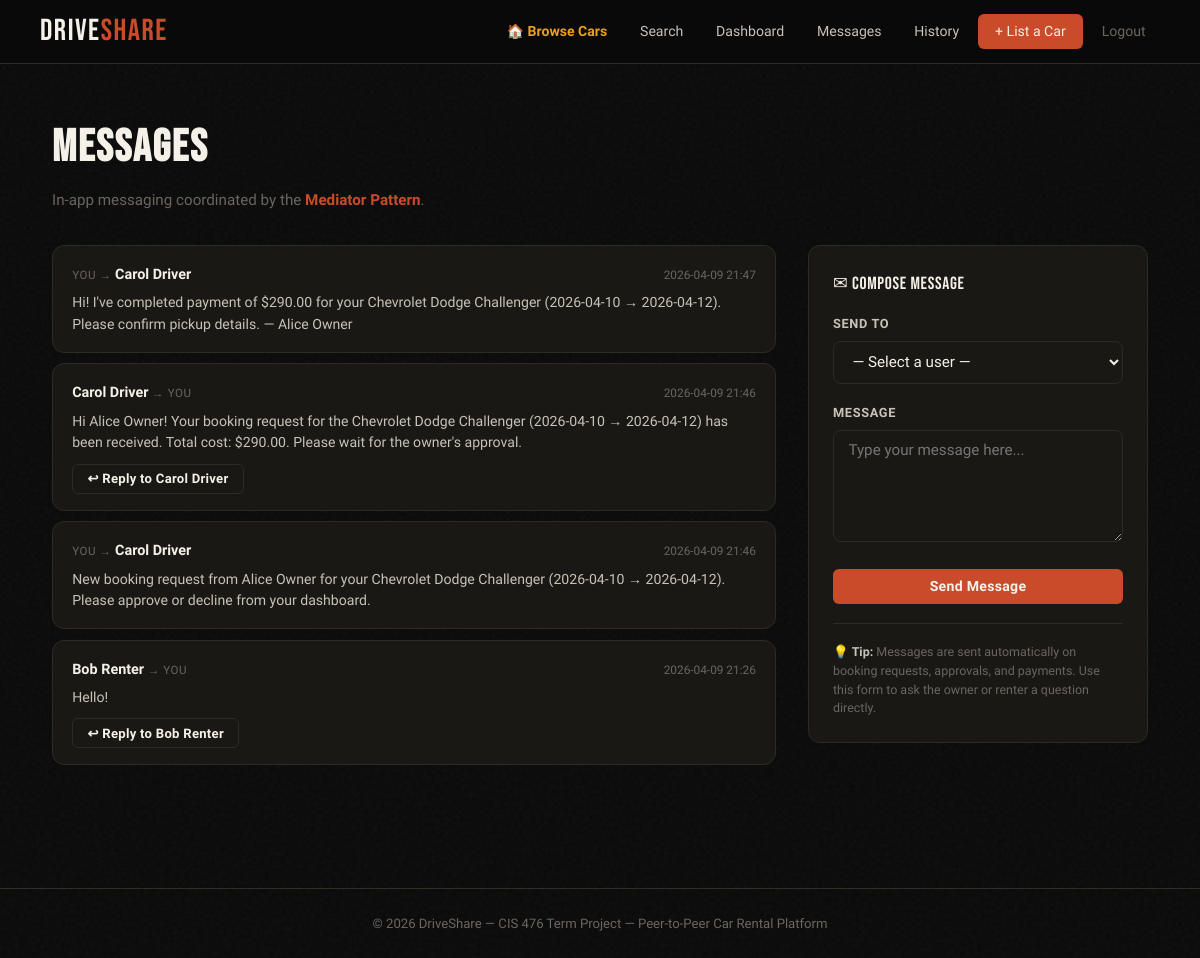
/messages (signed in), run on an earlier commit of the app's database.
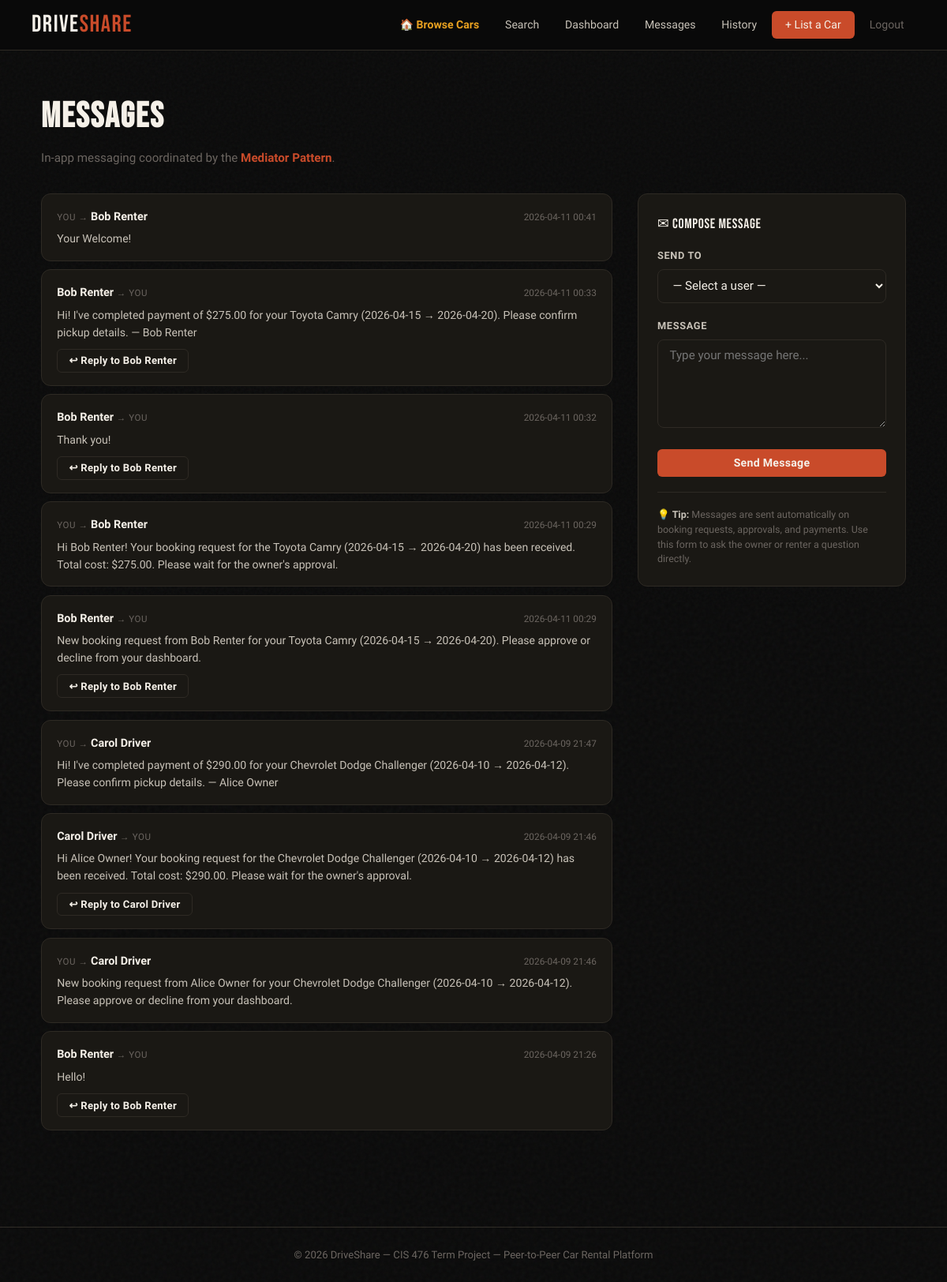
And on a later commit of the database.
### tables this page shows
CREATE TABLE messages (
            id          INTEGER PRIMARY KEY AUTOINCREMENT,
            sender_id   INTEGER NOT NULL REFERENCES users(id),
            receiver_id INTEGER NOT NULL REFERENCES users(id),
            content     TEXT    NOT NULL,
            is_read     INTEGER DEFAULT 0,
            created_at  DATETIME DEFAULT CURRENT_TIMESTAMP
        );

CREATE TABLE users (
            id               INTEGER PRIMARY KEY AUTOINCREMENT,
            name             TEXT    NOT NULL,
            email            TEXT    UNIQUE NOT NULL,
            password         TEXT    NOT NULL,          -- SHA-256 hash
            security_q1      TEXT    NOT NULL,          -- question text
            security_answer1 TEXT    NOT NULL,          -- SHA-256 hash
            security_q2      TEXT    NOT NULL,
            security_answer2 TEXT    NOT NULL,
            security_q3      TEXT    NOT NULL,
            security_answer3 TEXT    NOT NULL,
            balance          REAL    DEFAULT 500.00,    -- demo wallet balance
            created_at       DATETIME DEFAULT CURRENT_TIMESTAMP
        );

### app.py (the view)
@app.route('/messages')
@login_required
def messages():
    user = UserSession.get_instance().get_current_user()
    db   = get_db()
    msgs = db.execute(
        """SELECT m.*,
                  su.name as sender_name,
                  ru.name as receiver_name
           FROM messages m
           JOIN users su ON m.sender_id   = su.id
           JOIN users ru ON m.receiver_id = ru.id
           WHERE m.receiver_id=? OR m.sender_id=?
           ORDER BY m.created_at DESC""",
        (user['id'], user['id'])
    ).fetchall()
    db.execute("UPDATE messages SET is_read=1 WHERE receiver_id=?", (user['id'],))
    db.commit()
    other_users = db.execute(
        "SELECT id, name FROM users WHERE id != ?", (user['id'],)
    ).fetchall()
    return render_template('messages.html',
                           messages=msgs, user=user, other_users=other_users)

### app.py (called while the page is built)
def login_required(f):
    from functools import wraps
    @wraps(f)
    def decorated(*args, **kwargs):
        if not UserSession.get_instance().is_logged_in():
            flash('Please log in to continue.', 'warning')
            return redirect(url_for('login'))
        return f(*args, **kwargs)
    return decorated

    @classmethod
    def get_instance(cls):
        if cls._instance is None:
            cls._instance = cls()
        return cls._instance

    def get_current_user(self):
        if 'user_id' in session:
            return {'id': session['user_id'],
                    'email': session['user_email'],
                    'name': session['user_name']}
        return None

    def is_logged_in(self):
        return 'user_id' in session

### database.py (called while the page is built)
def get_db():
    if 'db' not in g:
        g.db = sqlite3.connect(DATABASE)
        g.db.row_factory = sqlite3.Row   # rows behave like dicts (row['col'])
        g.db.execute("PRAGMA foreign_keys = ON")   # enforce FK constraints
    return g.db

### templates/messages.html (shortened to what this page needs)
{% extends "base.html" %}
{% block content %}
<div class="container page-pad">
  <h1 class="page-title">Messages</h1>
  <p class="page-subtitle">
    In-app messaging coordinated by the
    <strong style="color:var(--rust);">Mediator Pattern</strong>.
  </p>
  <div style="display:grid; grid-template-columns:1fr 340px; gap:2rem;
              align-items:start;" class="msg-grid">
    <div>
      {% if messages %}
        {% for m in messages %}
        <div class="card" style="margin-bottom:0.65rem;">
          <div class="card-body" style="padding:1rem 1.2rem;">
            <div style="display:flex; justify-content:space-between;
                        align-items:baseline; margin-bottom:0.4rem; flex-wrap:wrap; gap:0.3rem;">
              <div>
                {% if m.sender_id == user.id %}
                  <span style="font-size:0.72rem; color:var(--gray);
                               text-transform:uppercase; letter-spacing:.05em;">You → </span>
                  <strong style="font-size:0.9rem; color:var(--white);">
                    {{ m.receiver_name }}
                  </strong>
                {% else %}
                  <strong style="font-size:0.9rem; color:var(--white);">
                    {{ m.sender_name }}
                  </strong>
                  <span style="font-size:0.72rem; color:var(--gray);
                               text-transform:uppercase; letter-spacing:.05em;">
                    → You
                  </span>
                {% endif %}
              </div>
              <span style="font-size:0.74rem; color:var(--gray);">
                {{ m.created_at[:16] }}
              </span>
            </div>
            <p style="font-size:0.88rem; color:var(--gray-lt); line-height:1.55;">
              {{ m.content }}
            </p>
            {% if m.sender_id != user.id %}
            <div style="margin-top:0.6rem;">
              <button onclick="
                document.getElementById('receiver_id').value = '{{ m.sender_id }}';
                document.getElementById('compose-area').scrollIntoView({behavior:'smooth'});
                document.getElementById('content-field').focus();
              " class="btn btn-outline btn-sm">↩ Reply to {{ m.sender_name }}</button>
            </div>
            {% endif %}
          </div>
        </div>
        {% endfor %}
      {% endif %}
    </div>
    <div style="position:sticky; top:80px;" id="compose-area">
      <div class="card" style="padding:1.5rem;">
        <div class="section-label" style="font-size:1.1rem; margin-bottom:1rem;">
          ✉ Compose Message
        </div>
        <form method="POST" action="/messages/send">
          <div class="form-group">
            <label>Send To</label>
            <select name="receiver_id" id="receiver_id" required>
              <option value="">— Select a user —</option>
            </select>
          </div>
          <div class="form-group">
            <label>Message</label>
            <textarea name="content" id="content-field" required
                      placeholder="Type your message here..."
                      rows="5"></textarea>
          </div>
          <button type="submit" class="btn btn-primary btn-block">Send Message</button>
        </form>
        <hr style="margin:1.2rem 0;">
        <p style="font-size:0.78rem; color:var(--gray); line-height:1.5;">
          💡 <strong style="color:var(--gray-lt);">Tip:</strong>
          Messages are sent automatically on booking requests, approvals,
          and payments. Use this form to ask the owner or renter a question directly.
        </p>
      </div>
    </div>
  </div>
</div>
{% endblock %}

### templates/base.html (shortened to what this page needs)
<!DOCTYPE html>
<html lang="en">
<head>
</head>
<body>
<nav>
  <a href="/" class="nav-logo">Drive<span>Share</span></a>
  <div class="nav-links">
    <a href="/" style="color:var(--amber); font-weight:600;">🏠 Browse Cars</a>
    <a href="/search">Search</a>
    {% if user %}
      <a href="/dashboard">Dashboard</a>
      <a href="/messages">Messages</a>
      <a href="/history">History</a>
      <a href="/cars/new" class="btn-nav">+ List a Car</a>
      <a href="/logout" style="color:var(--gray)">Logout</a>
    {% else %}
      <a href="/login">Log In</a>
      <a href="/register" class="btn-nav">Sign Up</a>
    {% endif %}
  </div>
</nav>
<main>{% block content %}{% endblock %}</main>
<footer>
  &copy; 2026 DriveShare &mdash; CIS 476 Term Project &mdash; Peer-to-Peer Car Rental Platform
</footer>
</body>
</html>

### templates/base.html (style rules this page uses)
:root { --black: #0a0a0a; --white: #f5f0e8; --cream: #ede8dc; --rust: #c94b2a; --rust-dk: #a33820; --amber: #e8a020; --gray: #6b6560; --gray-lt: #c8c2b8; --card-bg: #1a1814; --border: #2e2a24; }
*, *::before, *::after { box-sizing: border-box; margin: 0; padding: 0; }
body { background: var(--black); color: var(--white); font-family: 'Sora', sans-serif; font-size: 15px; line-height: 1.6; min-height: 100vh; }
body::before { content: ''; position: fixed; inset: 0; pointer-events: none; z-index: 0; }
nav { display: flex; align-items: center; justify-content: space-between; padding: 0 2.5rem; height: 64px; border-bottom: 1px solid var(--border); background: rgba(10,10,10,0.95); backdrop-filter: blur(12px); position: sticky; top: 0; z-index: 100; }
.nav-logo { font-family: 'Bebas Neue', sans-serif; font-size: 1.9rem; letter-spacing: 0.05em; color: var(--white); text-decoration: none; }
.nav-logo span { color: var(--rust); }
.nav-links { display: flex; align-items: center; gap: 0.25rem; }
.nav-links a { color: var(--gray-lt); text-decoration: none; padding: 0.4rem 0.9rem; border-radius: 6px; font-size: 0.88rem; font-weight: 500; transition: color 0.2s, background 0.2s; }
.nav-links .btn-nav { background: var(--rust); color: var(--white) !important; padding: 0.4rem 1.1rem; }
main { position: relative; z-index: 1; }
.container { max-width: 1160px; margin: 0 auto; padding: 0 2rem; }
.page-pad { padding: 3rem 2rem; }
.btn { display: inline-block; padding: 0.6rem 1.4rem; border-radius: 6px; font-family: 'Sora', sans-serif; font-size: 0.88rem; font-weight: 600; cursor: pointer; border: none; text-decoration: none; transition: all 0.2s; letter-spacing: 0.02em; }
.btn-primary { background: var(--rust); color: var(--white); }
.btn-outline { background: transparent; color: var(--white); border: 1px solid var(--border); }
.btn-sm { padding: 0.4rem 0.9rem; font-size: 0.82rem; }
.btn-block { display: block; width: 100%; text-align: center; }
.card { background: var(--card-bg); border: 1px solid var(--border); border-radius: 12px; overflow: hidden; }
.card-body { padding: 1.1rem; }
.form-group { margin-bottom: 1.2rem; }
label { display: block; font-size: 0.8rem; font-weight: 600; color: var(--gray-lt); margin-bottom: 0.4rem; letter-spacing: 0.05em; text-transform: uppercase; }
input[type=text], input[type=email], input[type=password], input[type=number], input[type=date], select, textarea { width: 100%; background: var(--card-bg); border: 1px solid var(--border); border-radius: 8px; color: var(--white); padding: 0.65rem 0.9rem; font-family: 'Sora', sans-serif; font-size: 0.95rem; transition: border-color 0.2s; }
textarea { resize: vertical; min-height: 90px; }
.page-title { font-family: 'Bebas Neue', sans-serif; font-size: 2.8rem; letter-spacing: 0.04em; margin-bottom: 0.3rem; }
.page-subtitle { color: var(--gray); font-size: 0.95rem; margin-bottom: 2rem; }
hr { border: none; border-top: 1px solid var(--border); margin: 1.5rem 0; }
.section-label { font-family: 'Bebas Neue', sans-serif; font-size: 1.5rem; letter-spacing: 0.04em; margin-bottom: 1rem; }
footer { border-top: 1px solid var(--border); text-align: center; padding: 1.5rem; color: var(--gray); font-size: 0.82rem; margin-top: 4rem; }

What changed in the data, as far as the page shows it:
added messages: receiver_name "Bob Renter", created_at "2026-04-11 00:41", content "Your Welcome!"
added messages: sender_name "Bob Renter", created_at "2026-04-11 00:33", content "Hi! I've completed payment of $275.00 for your Toyota Camry (2026-04-15 → 2026-04-20). Please confirm pickup details. — Bob Renter", {{ m.sender_id }} 2 (drawn)
added messages: sender_name "Bob Renter", created_at "2026-04-11 00:32", content "Thank you!", {{ m.sender_id }} 2 (drawn)
added messages: receiver_name "Bob Renter", created_at "2026-04-11 00:29", content "Hi Bob Renter! Your booking request for the Toyota Camry (2026-04-15 → 2026-04-20) has been received. Total cost: $275.00. Please wait for the owner's approval."
added messages: sender_name "Bob Renter", created_at "2026-04-11 00:29", content "New booking request from Bob Renter for your Toyota Camry (2026-04-15 → 2026-04-20). Please approve or decline from your dashboard.", {{ m.sender_id }} 2 (drawn)
